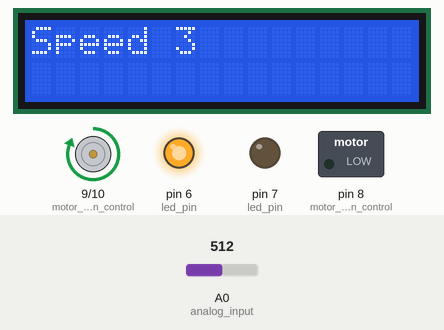
A sketch run on a simulated Arduino Uno, built with avr-gcc and run on an emulated ATmega328P. Parts: 16×2 character LCD, direction and speed pins drawn as motors (green arrow = direction pin HIGH = forward, orange = LOW = backward, longer = more drive), switched loads named in the sketch (green lamp = pin HIGH), output pins drawn as LEDs (lit = HIGH). The test bench sets the inputs (shaded band); at power-on: A0 (analog_input) = 512.

Above: at 1.2 s.
1.3 s: A0 (analog_input) set to 76
2.8 s: A0 (analog_input) set to 65
At 3.2 s:
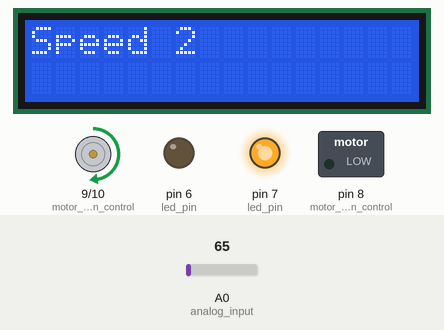
4.3 s: A0 (analog_input) set to 31
At 5.5 s:
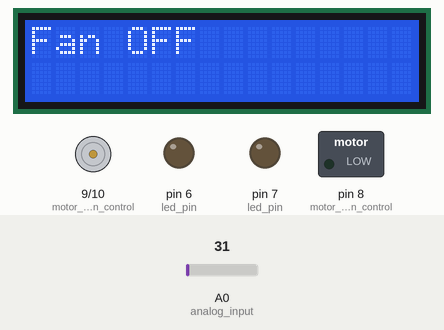
5.8 s: A0 (analog_input) set to 47
At 6.6 s:
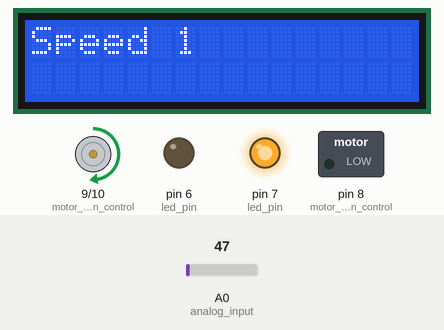
7.3 s: A0 (analog_input) set to 82
At 7.8 s:
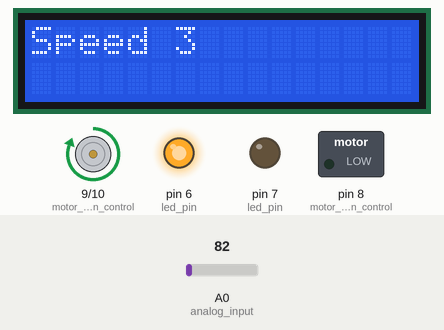
8.8 s: A0 (analog_input) set to 62
At 10.2 s:
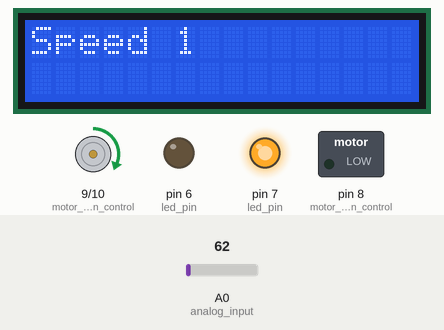
Timing chart, 0 to 11.3 s (numbered marks = the images above; inputs shaded):
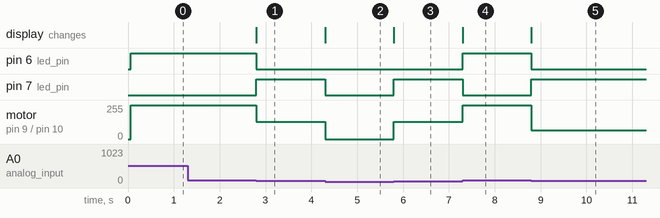

The sketch:

fourth.ino
```cpp
#include<LiquidCrystal.h>
LiquidCrystal lcd(12,11,5,4,3,2);
void setup() {
  // put your setup code here, to run once:
  lcd.begin(16,2);
  Serial.begin(9600);
  pinMode(8,OUTPUT);//motor direction control
  pinMode(9,OUTPUT);//motor direction control
  pinMode(10,OUTPUT);//motor speed control
  pinMode(6,OUTPUT);//led pin
  pinMode(7,OUTPUT);//led pin
  pinMode(A0,INPUT);//analog input
}

void loop() {
  // put your main code here, to run repeatedly:
  int temp=analogRead(A0);
  if(temp>41){
  if(temp>41&&temp<=62){//here,42 is analog reading from 21'C & 62 is 30'C
  digitalWrite(6,LOW);//led pin
  digitalWrite(7,HIGH);//led pin
  digitalWrite(8,LOW);//motor direction
  digitalWrite(9,HIGH);//motor direction
  analogWrite(10,64);//pwm
  lcd.setCursor(0,0);
  lcd.print("Speed 1");
  }
  else if(temp>62&&temp<=72){//here,62 is analog reading from 30'C & 62 is 30'C
  digitalWrite(6,LOW);//led pin
  digitalWrite(7,HIGH);//led pin
  digitalWrite(8,LOW);//motor direction
  digitalWrite(9,HIGH);//motor direction
  analogWrite(10,128);
  lcd.setCursor(0,0);
  lcd.print("Speed 2");
  }
  else{
  digitalWrite(6,HIGH);
  digitalWrite(7,LOW);
  digitalWrite(8,LOW);//motor direction
  digitalWrite(9,HIGH);//motor direction
  analogWrite(10,255);
  lcd.setCursor(0,0);
  lcd.print("Speed 3");
  }
  }
  else{
  digitalWrite(6,LOW);//led pin
  digitalWrite(7,LOW);//led pin
  digitalWrite(8,LOW);
  digitalWrite(9,LOW);
  analogWrite(10,0);
  lcd.setCursor(0,0);
  lcd.print("Fan OFF");
  }
}
```

Measured:
- the behaviour switches between 73 and 72 on A0 (analog_input) (found by bisection; images 0 and 1)
- the behaviour switches between 41 and 42 on A0 (analog_input) (found by bisection; images 2 and 3)
- after the input at 1.3 s, every drawn part: stays the same
- after the input at 2.8 s, pin 6 (led_pin): HIGH → LOW at once; pin 7 (led_pin): LOW → HIGH at once; motor on pin 9 (motor_direction_control) / pin 10 (motor_speed_control): forward 255/255 → forward 128/255 at once; the display: changes at once (image 1)
- after the input at 4.3 s, pin 7 (led_pin): HIGH → LOW at once; motor on pin 9 (motor_direction_control) / pin 10 (motor_speed_control): forward 128/255 → stopped at once; the display: changes at once (image 2)
- after the input at 5.8 s, pin 7 (led_pin): LOW → HIGH at once; motor on pin 9 (motor_direction_control) / pin 10 (motor_speed_control): stopped → forward 128/255 at once; the display: changes at once (image 3)
- after the input at 7.3 s, pin 6 (led_pin): LOW → HIGH at once; pin 7 (led_pin): HIGH → LOW at once; motor on pin 9 (motor_direction_control) / pin 10 (motor_speed_control): forward 128/255 → forward 255/255 at once; the display: changes at once (image 4)
- after the input at 8.8 s, pin 6 (led_pin): HIGH → LOW at once; pin 7 (led_pin): LOW → HIGH at once; motor on pin 9 (motor_direction_control) / pin 10 (motor_speed_control): forward 255/255 → forward 64/255 at once; the display: changes at once (image 5)
